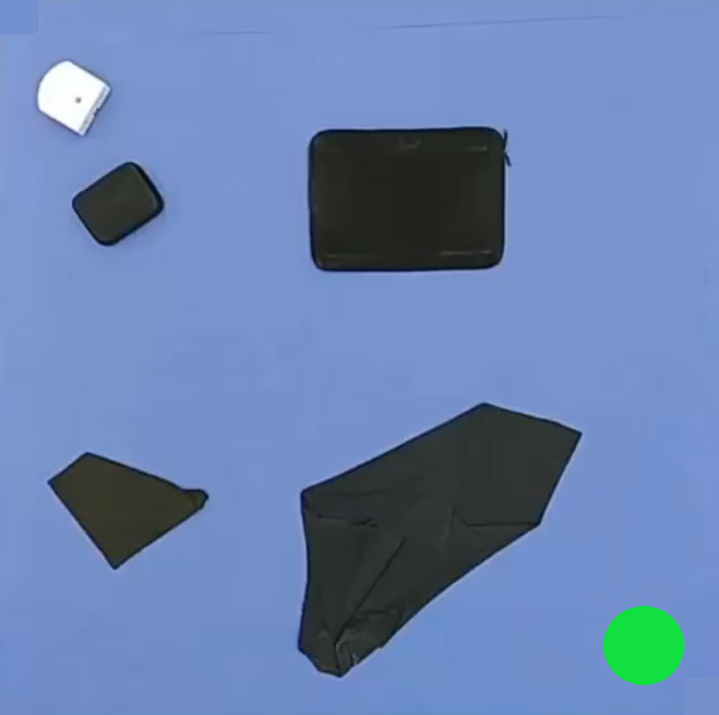
#> input picture input_picture.png, 719 x 715 px
$ jupyter execute compute_grid.ipynb
#> lines starting #> are read from the running program, lines starting #| are printed output that depends on the picture; after the words box and inside, x2 and y2 are one past the last pixel; in counts of white or black regions, pixels touching at a corner belong together
[cell 1]
def create_empty_plot(max_val):
    """
    Helper function to create a figure of the desired dimensions & grid

    :param max_val: dimension of the map along the x and y dimensions
    :return: the fig and ax objects.
    """
    fig, ax = plt.subplots(figsize=(7,7))

    major_ticks = np.arange(0, max_val+1, 5)
    minor_ticks = np.arange(0, max_val+1, 1)
    ax.grid(which='minor', alpha=0.2)
    ax.grid(which='major', alpha=0.5)
    ax.set_ylim([-1,max_val])
    ax.set_xlim([-1,max_val])
    ax.grid(True)

    return fig, ax

[cell 2]
import cv2
import sys
import numpy as np
from matplotlib import pyplot as plt
from matplotlib import colors

np.set_printoptions(threshold=sys.maxsize)

filename = 'input_picture.png'
img = cv2.imread(filename, cv2.IMREAD_COLOR)
#> img is the input picture: shape (715, 719, 3); mean B, G, R 176.6, 131.3, 104.9

grayImage = cv2.cvtColor(img, cv2.COLOR_BGR2GRAY)
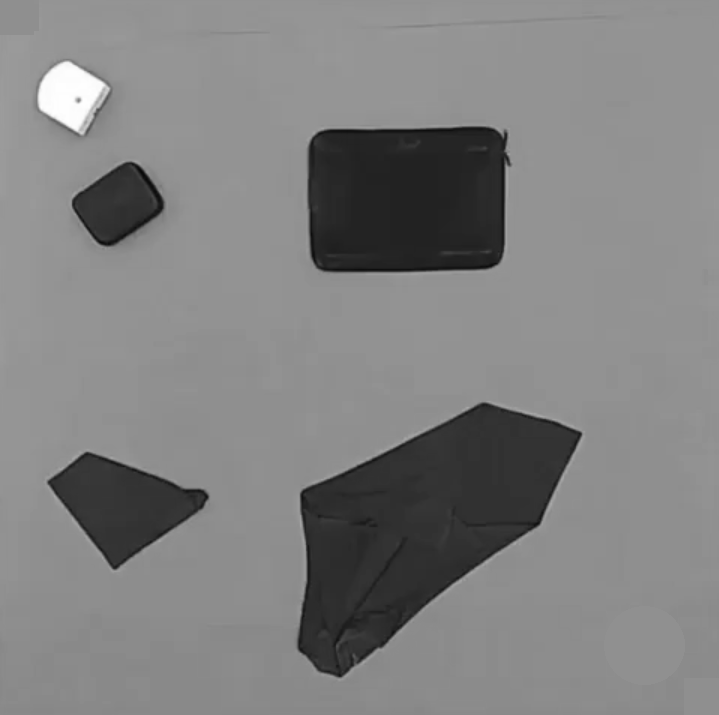
#> grayImage: shape (715, 719); min 8, max 255, mean 128.7
resized = cv2.resize(grayImage, (50,50), interpolation = cv2.INTER_AREA)
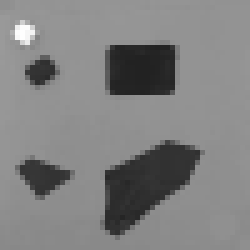
#> resized: shape (50, 50) (shown 5 times larger); min 33, max 254, mean 128.7

height, width = resized.shape[:2] # Size of the map
#> height = 50; width = 50
fig, ax = create_empty_plot(width)

ret,thresh1 = cv2.threshold(resized,90,255,cv2.THRESH_BINARY_INV)
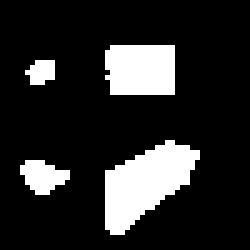
#> thresh1: shape (50, 50) (shown 5 times larger); 16.4% white; 4 white regions, box (x1, y1, x2, y2) and area: (21, 28, 40, 47) 205, (21, 9, 35, 19) 135, (4, 32, 14, 39) 46, (5, 12, 11, 17) 23

plt.figure(figsize=(30,50))
plt.subplot(121),plt.imshow(img[:,:,::-1])
plt.title('Original Image'), plt.xticks([]), plt.yticks([])
plt.subplot(122),plt.imshow(thresh1,cmap = 'gray')
plt.title('Threshold Image'), plt.xticks([]), plt.yticks([])
#data = np.random.rand(max_val, max_val) * 20

cmap = colors.ListedColormap(['white', 'red'])
# limit = 70
occupancy_grid = thresh1.copy()
occupancy_grid = occupancy_grid/255
occupancy_grid = np.array(occupancy_grid, dtype=int)
occupancy_grid = np.flip(occupancy_grid, 0)
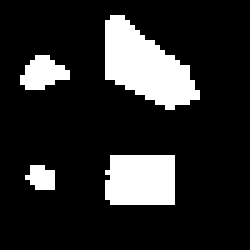
#> occupancy_grid: shape (50, 50) int64 (shown 5 times larger); values 0 (black) and 1 (white), 16.4% white; 4 white regions, box (x1, y1, x2, y2) and area: (21, 3, 40, 22) 205, (21, 31, 35, 41) 135, (4, 11, 14, 18) 46, (5, 33, 11, 38) 23
# occupancy_grid[edges>limit] = 1
# occupancy_grid[edges<=limit] = 0

ax.imshow(occupancy_grid, cmap=cmap)
plt.title("Map : free cells in white, occupied cells in red");

plt.show()
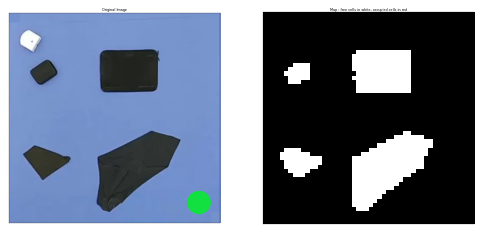
#> figure drawn by matplotlib, 2 panels

#occupancy_grid
